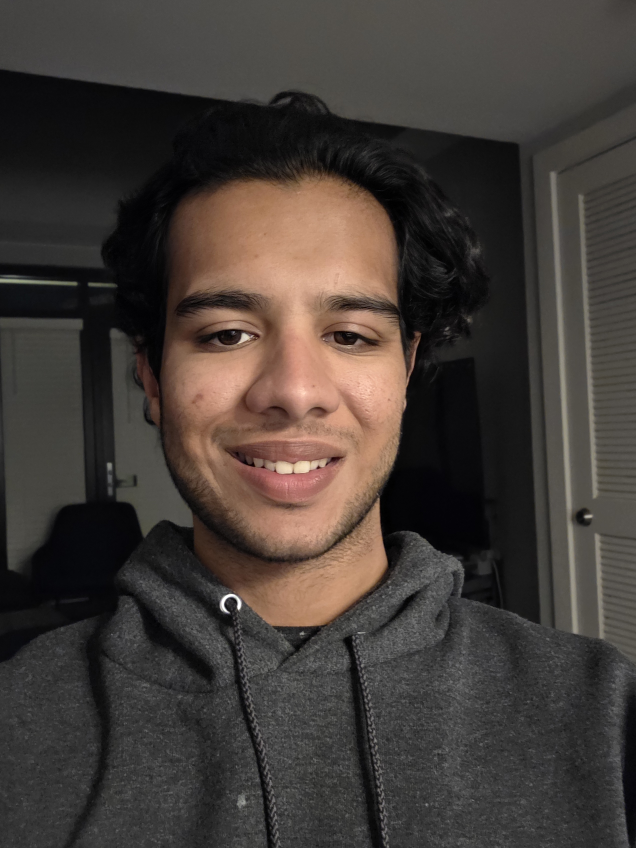
#> input picture src/EmotionDetec/efficientNet/20250312_225342.jpg, 2544 x 3392 px, found by its file name (shown at 1/4 size)
$ python imagetest.py
#> lines starting #> are read from the running program, lines starting #| are printed output that depends on the picture
import numpy as np
import cv2


image_path = '/home/naitikg2305/ENEE408April24/NaviGatr/src/EmotionDetec/efficientNet/20250312_225342.jpg'  # Update this with an actual image path
image_original = cv2.imread(image_path)
#> image_original is the input picture: shape (3392, 2544, 3); mean B, G, R 55.8, 60.4, 67.8
image_original_array = np.array(image_original)
image = cv2.resize(image_original, (224, 224))
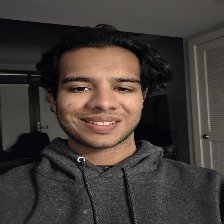
#> image: shape (224, 224, 3); mean B, G, R 55.7, 60.3, 67.7
image_array = np.array(image) / 255.0
image = np.expand_dims(image, axis=0)

print(image_original.shape) #should be 2544 x 3392
#| (3392, 2544, 3)
print(image_original_array.shape) #should be 2544 x 3392
#| (3392, 2544, 3)
print(image_array.shape)# this should be 224 X 224
#| (224, 224, 3)


print(type(image_original)) #should be 2544 x 3392
#| <class 'numpy.ndarray'>
print(type(image_original_array)) #should be 2544 x 3392
#| <class 'numpy.ndarray'>
print(type(image_array))# this should be 224 X 224
#| <class 'numpy.ndarray'>

#

$ run again, with src/EmotionDetec/efficientNet/Disgust.jpg copied over src/EmotionDetec/efficientNet/20250312_225342.jpg
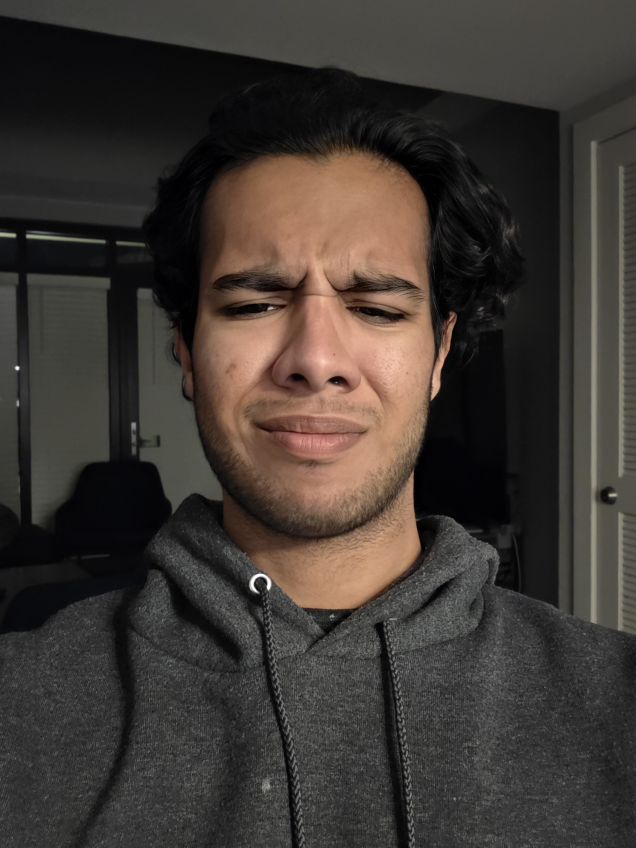
#> input picture src/EmotionDetec/efficientNet/Disgust.jpg, 2544 x 3392 px, found by its file name (shown at 1/4 size)
#> image_original is the input picture: shape (3392, 2544, 3); mean B, G, R 51.5, 56.4, 63.1
#> `image = cv2.resize(image_original, (224, 224))`:
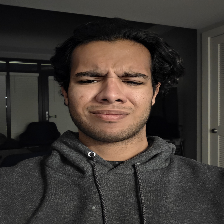
#> image: shape (224, 224, 3); mean B, G, R 51.4, 56.3, 63.1
#| (3392, 2544, 3)
#| (3392, 2544, 3)
#| (224, 224, 3)
#| <class 'numpy.ndarray'>
#| <class 'numpy.ndarray'>
#| <class 'numpy.ndarray'>
